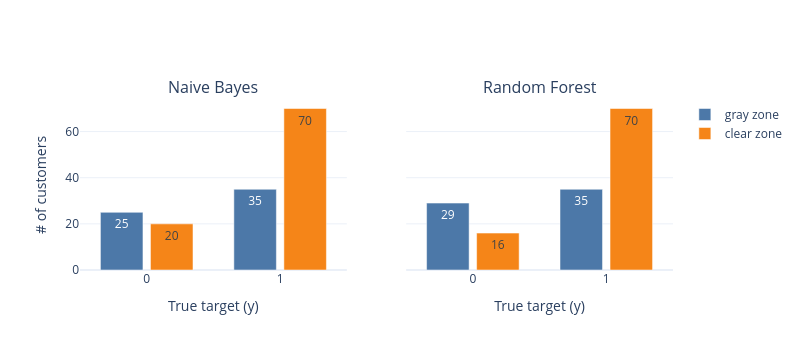

Notebook cell for this chart:
### Code cell
import numpy as np
import plotly.graph_objects as go
from plotly.subplots import make_subplots
import kaleido

# Função auxiliar (igual à sua)
def prepara_arrays(tab):
    labels = tab.index.astype(str).tolist()
    valores_cinza = tab["cinza"].values
    valores_clara = tab["clara"].values
    return labels, valores_cinza, valores_clara

labels_nb, cinza_nb, clara_nb = prepara_arrays(tab_nb)
labels_rf, cinza_rf, clara_rf = prepara_arrays(tab_rf)

# Figura com 2 subplots lado a lado
fig = make_subplots(
    rows=1,
    cols=2,
    subplot_titles=("Naive Bayes", "Random Forest"),
    shared_yaxes=True
)

# Paleta mais agradável
cor_cinza = "#4C78A8"   # azul
cor_clara = "#F58518"   # laranja

# --- Naive Bayes ---
fig.add_trace(
    go.Bar(
        x=labels_nb,
        y=cinza_nb,
        name="gray zone",
        marker_color=cor_cinza,
        text=cinza_nb,
        textposition="inside"
    ),
    row=1, col=1
)

fig.add_trace(
    go.Bar(
        x=labels_nb,
        y=clara_nb,
        name="clear zone",
        marker_color=cor_clara,
        text=clara_nb,
        textposition="inside"
    ),
    row=1, col=1
)

# --- Random Forest ---
fig.add_trace(
    go.Bar(
        x=labels_rf,
        y=cinza_rf,
        name="gray zone",
        marker_color=cor_cinza,
        showlegend=False,
        text=cinza_rf,
        textposition="inside"
    ),
    row=1, col=2
)

fig.add_trace(
    go.Bar(
        x=labels_rf,
        y=clara_rf,
        name="clear zone",
        marker_color=cor_clara,
        showlegend=False,
        text=clara_rf,
        textposition="inside"
    ),
    row=1, col=2
)

# Ajuste geral de layout
fig.update_layout(
    barmode="group",         # barras agrupadas
    bargap=0.25,             # espaço entre grupos
    bargroupgap=0.15,        # espaço entre barras do mesmo grupo
    template="plotly_white", # fundo clean
    # Ajusta o tamanho da figura pensando em duas colunas
    # Largura ~800 px e altura ~350 px encaixam bem com \includegraphics[width=0.48\textwidth]
    width=800,
    height=350,
    xaxis_title="True target (y)",
    xaxis2_title="True target (y)",
    yaxis_title="# of customers"
)

fig.update_layout(
    barmode="group",
    bargap=0.25,
    bargroupgap=0.15,
    width=800,    # largura em pixels
    height=350,   # altura em pixels
    xaxis_title="True target (y)",
    xaxis2_title="True target (y)",
    yaxis_title="# of customers",
    template="plotly_white"
)

# --- salvar em PNG com boa qualidade para artigo duas colunas ---
# precisa do pacote "kaleido" instalado
fig.write_image(
    "/Users/mpa/Library/Mobile Documents/com~apple~CloudDocs/mba monografia/zones_true_target_models_2.png",
    format="png",
    width=800,
    height=350,
    scale=3  # aumenta a resolução (equivalente a mais dpi)
)

# opcional: ainda mostrar na tela
fig.show()

### Figure 1 — Plotly figure (JSON) as saved in the notebook; plotly's stock layout.template omitted (floating-point values rounded to 4 significant figures)
{"data": [{"marker": {"color": "#4C78A8"}, "name": "gray zone", "text": [25.0, 35.0], "textposition": "inside", "type": "bar", "x": ["0", "1"], "xaxis": "x", "y": [25, 35], "yaxis": "y"}, {"marker": {"color": "#F58518"}, "name": "clear zone", "text": [20.0, 70.0], "textposition": "inside", "type": "bar", "x": ["0", "1"], "xaxis": "x", "y": [20, 70], "yaxis": "y"}, {"marker": {"color": "#4C78A8"}, "name": "gray zone", "showlegend": false, "text": [29.0, 35.0], "textposition": "inside", "type": "bar", "x": ["0", "1"], "xaxis": "x2", "y": [29, 35], "yaxis": "y2"}, {"marker": {"color": "#F58518"}, "name": "clear zone", "showlegend": false, "text": [16.0, 70.0], "textposition": "inside", "type": "bar", "x": ["0", "1"], "xaxis": "x2", "y": [16, 70], "yaxis": "y2"}], "layout": {"annotations": [{"font": {"size": 16}, "showarrow": false, "text": "Naive Bayes", "x": 0.225, "xanchor": "center", "xref": "paper", "y": 1, "yanchor": "bottom", "yref": "paper"}, {"font": {"size": 16}, "showarrow": false, "text": "Random Forest", "x": 0.775, "xanchor": "center", "xref": "paper", "y": 1, "yanchor": "bottom", "yref": "paper"}], "bargap": 0.25, "bargroupgap": 0.15, "barmode": "group", "height": 350, "width": 800, "xaxis": {"anchor": "y", "domain": [0, 0.45], "title": {"text": "True target (y)"}}, "xaxis2": {"anchor": "y2", "domain": [0.55, 1], "title": {"text": "True target (y)"}}, "yaxis": {"anchor": "x", "domain": [0, 1], "title": {"text": "# of customers"}}, "yaxis2": {"anchor": "x2", "domain": [0, 1], "matches": "y", "showticklabels": false}}}
